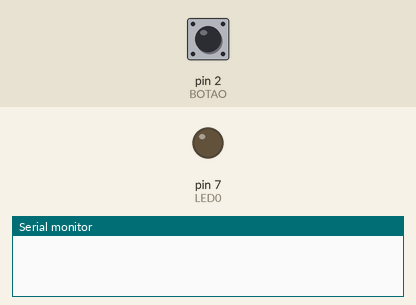
A sketch run on a simulated Arduino Uno, built with avr-gcc and run on an emulated ATmega328P. Parts: output pins drawn as LEDs (lit = HIGH), the last lines printed to the serial monitor. The inputs (shaded band) are chosen by the test bench; at power-on: pin 2 (BOTAO) HIGH.

Above: at 1.2 s.
1.3 s: pin 2 (BOTAO) pulled LOW for 0.15 s
3.0 s: pin 2 (BOTAO) pulsed LOW 2 times (0.12 s each, 0.3 s apart)
At 4.7 s:
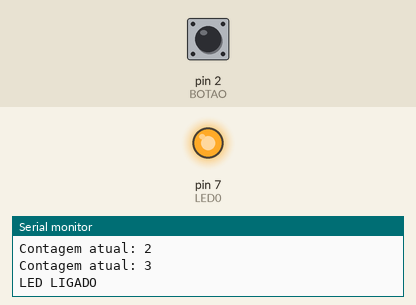
5.1 s: pin 2 (BOTAO) pulsed LOW 5 times (0.12 s each, 0.3 s apart)
At 6.6 s:
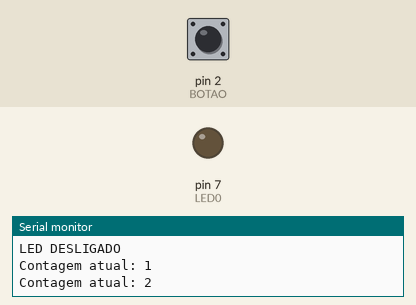
8.1 s: pin 2 (BOTAO) pulled LOW for 1 s
At 9.6 s:
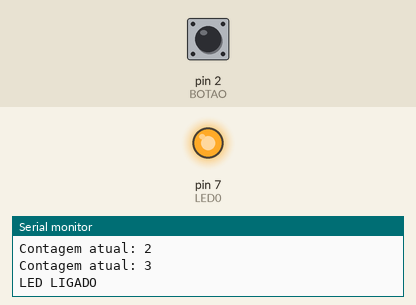
Timing chart, 0 to 11.1 s (numbered marks = the images above; inputs shaded):
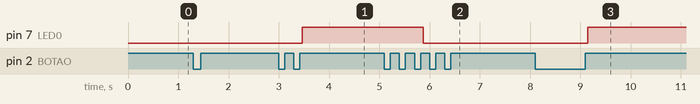

Measured:
- after the input at 3.0 s, pin 7 (LED0): LOW → HIGH after 0.47 s
- after the input at 5.1 s, pin 7 (LED0): HIGH → LOW after 0.77 s
- after the input at 8.1 s, pin 7 (LED0): LOW → HIGH after 1.1 s

The sketch:

exercicio_5.ino
```cpp
#define LED0 7
#define BOTAO 2

int contagem = 0;

void setup() {
  pinMode(LED0, OUTPUT);
  pinMode(BOTAO, INPUT_PULLUP);
  Serial.begin(9600);

}

void loop() {
  if (!digitalRead(BOTAO)){
    delay(50);
    while(!digitalRead(BOTAO)){}
    delay(50);
    contagem++;
    Serial.println("Contagem atual: " +String(contagem));

  }
  if(contagem==3){
    digitalWrite(LED0, !digitalRead(LED0));
    if(digitalRead(LED0))
      Serial.println("LED LIGADO");
    else
      Serial.println("LED DESLIGADO");

    contagem = 0;
  }
}
```
